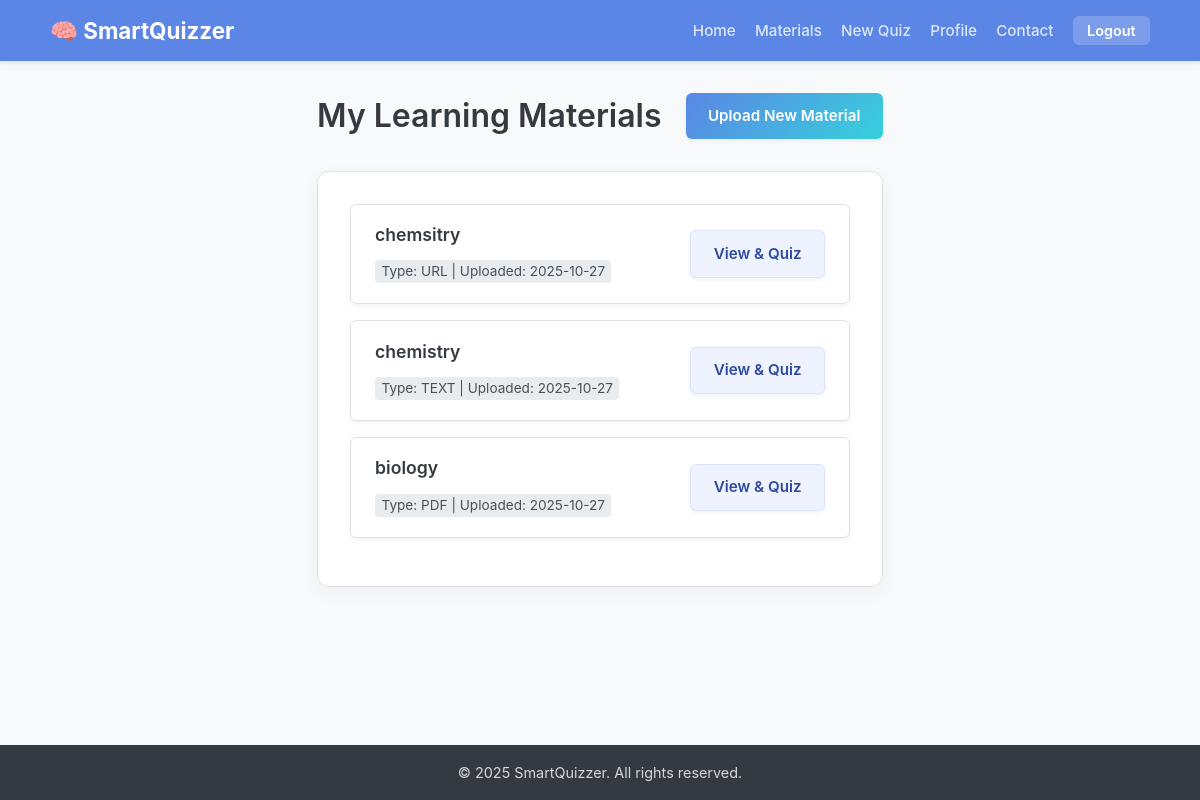
/materials (signed in), run on the app's committed database.
### app.py (models this page shows)
class LearningMaterial(db.Model):
    id = db.Column(db.Integer, primary_key=True)
    user_id = db.Column(db.Integer, db.ForeignKey('user.id'), nullable=False)
    title = db.Column(db.String(200), nullable=False)
    content = db.Column(db.Text, nullable=False) # The extracted text content
    material_type = db.Column(db.String(20), nullable=False) # 'pdf', 'url', 'text'
    created_at = db.Column(db.DateTime, default=datetime.utcnow)

### app.py (the view)
@app.route('/materials')
@login_required
def list_materials():
    materials = LearningMaterial.query.filter_by(user_id=session['user_id']).order_by(LearningMaterial.created_at.desc()).all()
    return render_template('list_materials.html', materials=materials)

### app.py (called while the page is built)
def login_required(f):
    @functools.wraps(f)
    def decorated_function(*args, **kwargs):
        if 'user_id' not in session:
            flash('Please log in to access this page.', 'warning')
            return redirect(url_for('login'))
        return f(*args, **kwargs)
    return decorated_function

### templates/list_materials.html (shortened to what this page needs)
{% extends "base.html" %}
{% block content %}
<div class="materials-header">
    <h1>My Learning Materials</h1>
    <a href="{{ url_for('upload_material') }}" class="btn btn-primary">Upload New Material</a>
</div>
<div class="card">
    {% if materials %}
        <ul class="material-list">
            {% for material in materials %}
            <li class="material-item">
                <div class="material-info">
                    <h3>{{ material.title }}</h3>
                    <span>Type: {{ material.material_type.upper() }} | Uploaded: {{ material.created_at.strftime('%Y-%m-%d') }}</span>
                </div>
                <div class="material-actions">
                    <a href="{{ url_for('view_material', material_id=material.id) }}" class="btn btn-secondary">
                        View & Quiz
                    </a>
                </div>
            </li>
            {% endfor %}
        </ul>
    {% else %}
        <p class="text-center">You have not uploaded any learning materials yet.</p>
        <p class="text-center mt-1">
            <a href="{{ url_for('upload_material') }}">Upload your first document</a> to get started!
        </p>
    {% endif %}
</div>
{% endblock %}

### templates/base.html (shortened to what this page needs)
<!DOCTYPE html>
<html lang="en">
<head>
    <link rel="stylesheet" href="{{ url_for('static', filename='style.css') }}">
</head>
<body>
    <nav class="navbar">
        <div class="nav-container">
            <a href="{{ url_for('index') }}" class="nav-logo">🧠 SmartQuizzer</a>
            <ul class="nav-menu">
                {% if session['user_id'] %}
                    <li class="nav-item">
                        <a href="{{ url_for('index') }}" class="nav-link">Home</a>
                    </li>
                    <li class="nav-item">
                        <a href="{{ url_for('list_materials') }}" class="nav-link">Materials</a>
                    </li>
                     <li class="nav-item">
                        <a href="{{ url_for('quiz') }}" class="nav-link">New Quiz</a>
                    </li>
                    <li class="nav-item">
                        <a href="{{ url_for('profile') }}" class="nav-link">Profile</a>
                    </li>
                    <li class="nav-item">
                        <a href="{{ url_for('contact') }}" class="nav-link">Contact</a>
                    </li>
                    <li class="nav-item">
                        <a href="{{ url_for('logout') }}" class="nav-link nav-link-btn">Logout</a>
                    </li>
                {% endif %}
            </ul>
        </div>
    </nav>
    <div class="container">
        {% block content %}{% endblock %}
    </div>
    <footer class="auth-footer">
        <div class="auth-footer-content">
            <p>&copy; 2025 SmartQuizzer. All rights reserved.</p>
        </div>
    </footer>
</body>
</html>

### data on the page
LearningMaterial: title "chemsitry", material_type "URL", created_at "2025-10-27"
LearningMaterial: title "chemistry", material_type "TEXT", created_at "2025-10-27"
LearningMaterial: title "biology", material_type "PDF", created_at "2025-10-27"
